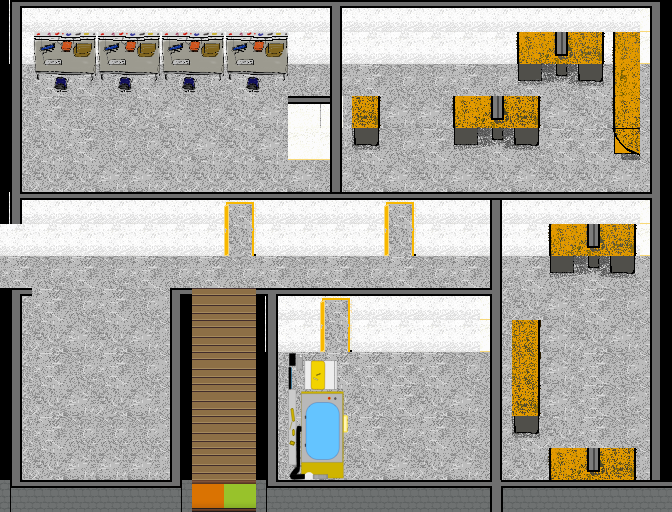

The image is a tile-based game level rendered from a .tmx file. Its description and source (layers, tilesets, objects; grid data summarised) follow:
An orthogonal 21x16 tile map with 32x32 px tiles, 8 tile layers (start, jump_out, entrance, bottom, ...), 6 tilesets.

<map version="1.4" tiledversion="2020.10.30" orientation="orthogonal" renderorder="right-down" width="21" height="16" tilewidth="32" tileheight="32" infinite="0" nextlayerid="10" nextobjectid="1">
 <editorsettings>
  <export target="../json/Bytespeicher.json" format="json" />
 </editorsettings>
 <tileset firstgid="1" name="housetileset" tilewidth="32" tileheight="32" tilecount="112" columns="8">
  <properties>
   <property name="collides" type="bool" value="true" />
  </properties>
  <image source="../tilesets/housetileset.png" width="256" height="448" />
  <tile id="30">
   <properties>
    <property name="collides" type="bool" value="true" />
   </properties>
  </tile>
  <tile id="38">
   <properties>
    <property name="collides" type="bool" value="true" />
   </properties>
  </tile>
  <tile id="48">
   <properties>
    <property name="collides" type="bool" value="true" />
   </properties>
  </tile>
  <tile id="49">
   <properties>
    <property name="collides" type="bool" value="true" />
   </properties>
  </tile>
  <tile id="50">
   <properties>
    <property name="collides" type="bool" value="true" />
   </properties>
  </tile>
  <tile id="53">
   <properties>
    <property name="collides" type="bool" value="true" />
   </properties>
  </tile>
  <tile id="89">
   <properties>
    <property name="collides" type="bool" value="true" />
   </properties>
  </tile>
  <tile id="90">
   <properties>
    <property name="collides" type="bool" value="true" />
   </properties>
  </tile>
  <tile id="96">
   <properties>
    <property name="collides" type="bool" value="true" />
   </properties>
  </tile>
  <tile id="97">
   <properties>
    <property name="collides" type="bool" value="true" />
   </properties>
  </tile>
 </tileset>
 <tileset firstgid="113" name="bskonf" tilewidth="32" tileheight="32" tilecount="450" columns="30">
  <image source="../tilesets/bskonf.png" width="962" height="508" />
  <tile id="31">
   <properties>
    <property name="collides" type="bool" value="true" />
   </properties>
  </tile>
  <tile id="32">
   <properties>
    <property name="collides" type="bool" value="true" />
   </properties>
  </tile>
  <tile id="33">
   <properties>
    <property name="collides" type="bool" value="true" />
   </properties>
  </tile>
  <tile id="34">
   <properties>
    <property name="collides" type="bool" value="true" />
   </properties>
  </tile>
  <tile id="35">
   <properties>
    <property name="collides" type="bool" value="true" />
   </properties>
  </tile>
  <tile id="61">
   <properties>
    <property name="collides" type="bool" value="false" />
   </properties>
  </tile>
  <tile id="62">
   <properties>
    <property name="collides" type="bool" value="true" />
   </properties>
  </tile>
  <tile id="63">
   <properties>
    <property name="collides" type="bool" value="true" />
   </properties>
  </tile>
  <tile id="64">
   <properties>
    <property name="collides" type="bool" value="true" />
   </properties>
  </tile>
  <tile id="65">
   <properties>
    <property name="collides" type="bool" value="true" />
   </properties>
  </tile>
  <tile id="91">
   <properties>
    <property name="collides" type="bool" value="true" />
   </properties>
  </tile>
  <tile id="92">
   <properties>
    <property name="collides" type="bool" value="true" />
   </properties>
  </tile>
  <tile id="93">
   <properties>
    <property name="collides" type="bool" value="true" />
   </properties>
  </tile>
  <tile id="94">
   <properties>
    <property name="collides" type="bool" value="true" />
   </properties>
  </tile>
  <tile id="95">
   <properties>
    <property name="collides" type="bool" value="true" />
   </properties>
  </tile>
  <tile id="395">
   <properties>
    <property name="collides" type="bool" value="true" />
   </properties>
  </tile>
 </tileset>
 <tileset firstgid="563" name="bskonffurn" tilewidth="32" tileheight="32" tilecount="450" columns="30">
  <image source="../tilesets/bskonffurn.png" width="962" height="508" />
 </tileset>
 <tileset firstgid="1013" name="chaos_zone_shared" tilewidth="32" tileheight="32" tilecount="2048" columns="32">
  <image source="../tilesets/chaos_zone_shared.png" width="1024" height="2048" />
 </tileset>
 <tileset firstgid="3061" name="MS_TILES_ef" tilewidth="32" tileheight="32" tilecount="16" columns="4">
  <image source="../tilesets/MS_TILES_ef.png" width="128" height="128" />
 </tileset>
 <tileset firstgid="3077" name="stuff" tilewidth="32" tileheight="32" tilecount="6" columns="3">
  <image source="../tilesets/stuff.png" width="96" height="64" />
 </tileset>
 <layer id="1" name="start" width="21" height="16">
  <properties>
   <property name="startLayer" type="bool" value="true" />
  </properties>
  <data>[336 cells, 4 non-empty, 4 distinct tile ids]</data>
 </layer>
 <layer id="6" name="jump_out" width="21" height="16">
  <properties>
   <property name="exitUrl" value="Bytespeicher.json#entrance" />
  </properties>
  <data>[336 cells, 1 non-empty, 1 distinct tile ids]</data>
 </layer>
 <layer id="7" name="entrance" width="21" height="16">
  <properties>
   <property name="startLayer" type="bool" value="true" />
  </properties>
  <data>[336 cells, 1 non-empty, 1 distinct tile ids]</data>
 </layer>
 <layer id="4" name="bottom" width="21" height="16">
  <data>[336 cells, 336 non-empty, 15 distinct tile ids]</data>
 </layer>
 <layer id="8" name="bottom2" width="21" height="16">
  <data>[336 cells, 8 non-empty, 4 distinct tile ids]</data>
 </layer>
 <layer id="5" name="furniture" width="21" height="16">
  <data>[336 cells, 65 non-empty, 27 distinct tile ids]</data>
 </layer>
 <objectgroup id="3" name="floorLayer" />
 <layer id="9" name="top0" width="21" height="16">
  <data>[336 cells, 3 non-empty, 1 distinct tile ids]</data>
 </layer>
 <layer id="2" name="top" width="21" height="16">
  <data>[336 cells, 117 non-empty, 14 distinct tile ids]</data>
 </layer>
</map>
